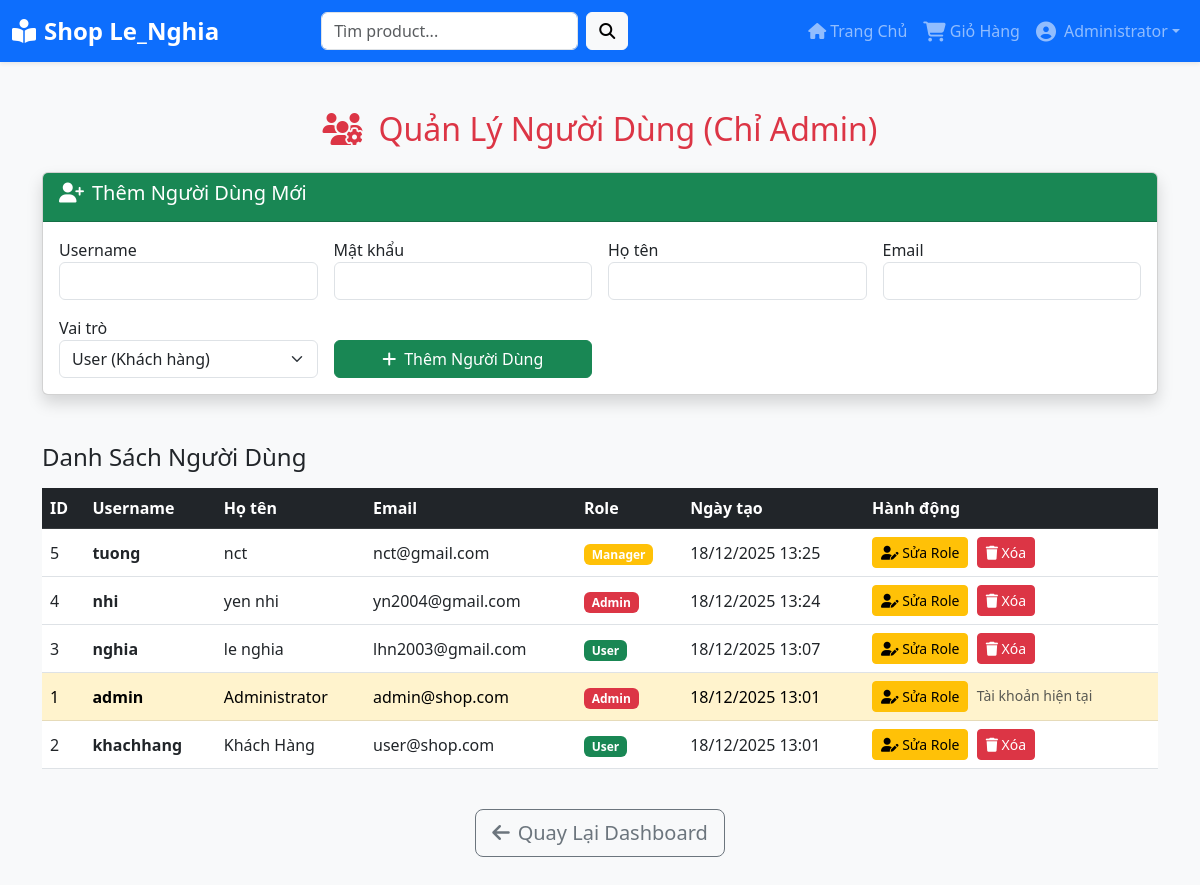
The page /manage_users.php (signed in) on the database its author committed.
### tables this page shows
CREATE TABLE `users` (
  `id` int(11) NOT NULL,
  `username` varchar(50) NOT NULL,
  `password` varchar(255) NOT NULL,
  `full_name` varchar(100) NOT NULL,
  `email` varchar(100) NOT NULL,
  `role` enum('user','manager','admin') NOT NULL DEFAULT 'user',
  `created_at` timestamp NOT NULL DEFAULT current_timestamp()
);

### functions.php (called while the page is built, shortened)
<?php
function isLoggedIn() { return isset($_SESSION['user_id']); }
?>

### manage_users.php (the view, shortened to what this page needs)
<?php
include 'config.php';
include 'functions.php';
$stmt = $pdo->query("SELECT * FROM users ORDER BY created_at DESC");
$users = $stmt->fetchAll(PDO::FETCH_ASSOC);
?>
<!DOCTYPE html>
<html lang="vi">
<head>
    <link href="https://cdn.jsdelivr.net/npm/bootstrap@5.3.0/dist/css/bootstrap.min.css" rel="stylesheet">
    <link rel="stylesheet" href="https://cdnjs.cloudflare.com/ajax/libs/font-awesome/6.4.0/css/all.min.css">
</head>
<body>
    <?php include 'navbar.php'; ?>
    <div class="container my-5">
        <h2 class="text-center text-danger mb-4">
            <i class="fas fa-users-cog me-3"></i>Quản Lý Người Dùng (Chỉ Admin)
        </h2>
        <div class="card mb-5 shadow">
            <div class="card-header bg-success text-white">
                <h5><i class="fas fa-user-plus me-2"></i>Thêm Người Dùng Mới</h5>
            </div>
            <div class="card-body">
                <form method="POST">
                    <div class="row g-3">
                        <div class="col-md-3">
                            <label>Username</label>
                            <input type="text" name="username" class="form-control" required>
                        </div>
                        <div class="col-md-3">
                            <label>Mật khẩu</label>
                            <input type="password" name="password" class="form-control" required>
                        </div>
                        <div class="col-md-3">
                            <label>Họ tên</label>
                            <input type="text" name="full_name" class="form-control" required>
                        </div>
                        <div class="col-md-3">
                            <label>Email</label>
                            <input type="email" name="email" class="form-control" required>
                        </div>
                        <div class="col-md-3">
                            <label>Vai trò</label>
                            <select name="role" class="form-select" required>
                                <option value="user">User (Khách hàng)</option>
                            </select>
                        </div>
                        <div class="col-md-3 align-self-end">
                            <button type="submit" name="add_user" class="btn btn-success w-100">
                                <i class="fas fa-plus me-2"></i>Thêm Người Dùng
                            </button>
                        </div>
                    </div>
                </form>
            </div>
        </div>
        <h4 class="mb-3">Danh Sách Người Dùng</h4>
        <div class="table-responsive">
            <table class="table table-hover align-middle">
                <thead class="table-dark">
                    <tr>
                        <th>ID</th>
                        <th>Username</th>
                        <th>Họ tên</th>
                        <th>Email</th>
                        <th>Role</th>
                        <th>Ngày tạo</th>
                        <th>Hành động</th>
                    </tr>
                </thead>
                <tbody>
                    <?php foreach ($users as $u): ?>
                    <tr <?php echo $u['id'] == $_SESSION['user_id'] ? 'class="table-warning"' : ''; ?>>
                        <td><?php echo $u['id']; ?></td>
                        <td><strong><?php echo htmlspecialchars($u['username']); ?></strong></td>
                        <td><?php echo htmlspecialchars($u['full_name']); ?></td>
                        <td><?php echo htmlspecialchars($u['email']); ?></td>
                        <td>
                            <span class="badge bg-<?php echo $u['role'] === 'admin' ? 'danger' : ($u['role'] === 'manager' ? 'warning' : 'success'); ?>">
                                <?php echo ucfirst($u['role']); ?>
                            </span>
                        </td>
                        <td><?php echo date('d/m/Y H:i', strtotime($u['created_at'])); ?></td>
                        <td>
                            <button class="btn btn-warning btn-sm me-1" data-bs-toggle="modal" data-bs-target="#editRoleModal<?php echo $u['id']; ?>">
                                <i class="fas fa-user-edit"></i> Sửa Role
                            </button>
                            <?php if ($u['id'] != $_SESSION['user_id']): ?>
                                <a href="?delete=<?php echo $u['id']; ?>" class="btn btn-danger btn-sm"
                                   onclick="return confirm('Xóa người dùng này? Tất cả dữ liệu liên quan (đơn hàng, giỏ hàng...) sẽ bị xóa!')">
                                    <i class="fas fa-trash"></i> Xóa
                                </a>
                            <?php else: ?>
                                <span class="text-muted small">Tài khoản hiện tại</span>
                            <?php endif; ?>
                        </td>
                    </tr>
                    <?php endforeach; ?>
                </tbody>
            </table>
        </div>
        <div class="text-center mt-4">
            <a href="../dashboard.php" class="btn btn-outline-secondary btn-lg">
                <i class="fas fa-arrow-left me-2"></i>Quay Lại Dashboard
            </a>
        </div>
    </div>
</body>
</html>

### navbar.php (shortened to what this page needs)
<?php
include_once 'functions.php';
?>
<nav class="navbar navbar-expand-lg navbar-dark bg-primary shadow-sm">
    <div class="container-fluid">
        <a class="navbar-brand fw-bold fs-4" href="index.php">
            <i class="fas fa-book-open-reader me-2"></i>Shop Le_Nghia
        </a>
        <div class="collapse navbar-collapse" id="navbarContent">
            <form class="d-flex mx-auto my-2 my-lg-0" method="GET" action="search.php" style="max-width: 400px;">
                <input class="form-control me-2" type="search" name="query" placeholder="Tìm product..." aria-label="Tìm kiếm">
                <button class="btn btn-light" type="submit">
                    <i class="fas fa-search"></i>
                </button>
            </form>
            <ul class="navbar-nav ms-auto align-items-center">
                <li class="nav-item">
                    <a class="nav-link" href="index.php">
                        <i class="fas fa-home me-1"></i>Trang Chủ
                    </a>
                </li>
                <?php if (isLoggedIn()): ?>
                    <li class="nav-item position-relative">
                        <a class="nav-link" href="cart.php">
                            <i class="fas fa-shopping-cart fa-lg me-1"></i>Giỏ Hàng
                        </a>
                    </li>
                    <li class="nav-item dropdown">
                        <a class="nav-link dropdown-toggle d-flex align-items-center" href="#" role="button" data-bs-toggle="dropdown">
                            <i class="fas fa-user-circle fa-lg me-2"></i>
                            <?php echo htmlspecialchars($_SESSION['full_name'] ?? $_SESSION['username'] ?? 'User'); ?>
                        </a>
                    </li>
                <?php endif; ?>
            </ul>
        </div>
    </div>
</nav>

### manage_users.php (style rules this page uses)
body { background: #f8f9fa; }

### rows shown on the page
users: id "5", username "tuong", full_name "nct", email "nct@gmail.com", role "Manager", created_at "18/12/2025 13:25"
users: id "4", username "nhi", full_name "yen nhi", email "yn2004@gmail.com", role "Admin", created_at "18/12/2025 13:24"
users: id "3", username "nghia", full_name "le nghia", email "lhn2003@gmail.com", role "User", created_at "18/12/2025 13:07"
users: id "1", username "admin", full_name "Administrator", email "admin@shop.com", role "Admin", created_at "18/12/2025 13:01", shows "Tài khoản hiện tại"
users: id "2", username "khachhang", full_name "Khách Hàng", email "user@shop.com", role "User", created_at "18/12/2025 13:01"

### other values the page prints
$_SESSION['full_name'] "Administrator"
